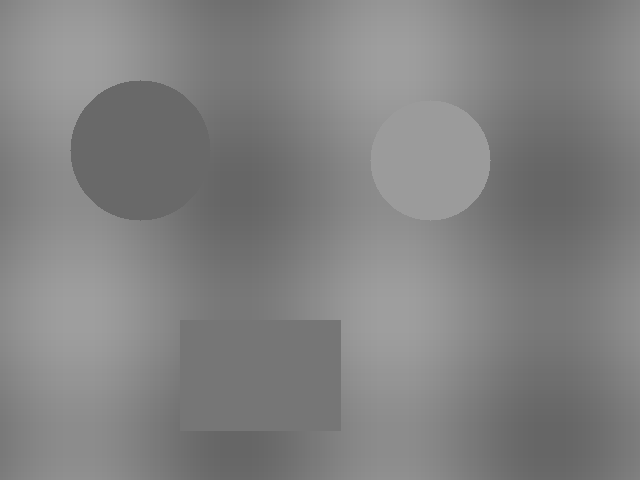
#> input picture T06_传统视觉/代码/images/demo_lowcontrast.png, 640 x 480 px
$ python 11_histogram.py
#> lines starting #> are read from the running program, lines starting #| are printed output that depends on the picture; after the words box and inside, x2 and y2 are one past the last pixel; in counts of white or black regions, pixels touching at a corner belong together
### T06_传统视觉/代码/examples/util.py
# -*- coding: utf-8 -*-
"""
工具：中文路径安全的 imread / imwrite / 控制台输出
原因：
  1. OpenCV 的 cv2.imread / imwrite 在 Windows 上对含中文路径支持不好
     → 用 np.fromfile + cv2.imdecode 读，cv2.imencode + 文件写
  2. Python 在 Windows 控制台默认用 GBK 输出，现代终端(UTF-8)会乱码
     → 强制 stdout 用 UTF-8
"""
import os
import sys
import cv2
import numpy as np


def setup():
    """在脚本开头调用一次，让控制台中文不乱码"""
    try:
        sys.stdout.reconfigure(encoding="utf-8")
        sys.stderr.reconfigure(encoding="utf-8")
    except (AttributeError, ValueError):
        pass  # 非 UTF-8 终端或旧版本 Python 时静默跳过


def imread(path):
    """读取图片，支持中文路径"""
    img = cv2.imdecode(np.fromfile(path, dtype=np.uint8), cv2.IMREAD_COLOR)
#> img is the input picture: shape (480, 640, 3); min 102, max 158, mean 129.4
    return img


# [19 lines left out: functions imwrite, show_image, not called in this run]


def arrange_windows(names=None, step=45, offset=24):
    """把多个窗口按斜线错开排列，避免叠在同一个位置（让人误以为"逐个出现"）。
    names：窗口名列表。若不传，则尝试从当前打开的所有窗口取（需支持的 cv2 版本）。
    在 cv2.imshow 全部调用之后、waitKey 之前调用，窗口就会一次错开显示出来。
    """
    if os.environ.get("HEADLESS") == "1":
        return
    if not names:
        # 尝试自动枚举（新版本 cv2 支持 windowNames）
        try:
            names = list(cv2.windowNames)
        except AttributeError:
            return  # 无法枚举则跳过
    for i, name in enumerate(names):
        try:
            cv2.moveWindow(name, offset + (i % 3) * step, offset + (i % 3) * step)
        except cv2.error:
            pass  # 窗口已关闭则跳过


def finish(names=None):
    """一次弹所有窗口（已由 imshow 弹出）→ 错开排列 → 按任意键全部关闭。
    names：窗口名列表，用于把多窗口错开排列避免重叠。
    HEADLESS=1 时跳过，用于批量/无头测试。
    """
    arrange_windows(names)
    if os.environ.get("HEADLESS") != "1":
        cv2.waitKey(0)
    cv2.destroyAllWindows()

### T06_传统视觉/代码/examples/11_histogram.py
# -*- coding: utf-8 -*-
"""
进阶例程 11：直方图 + 直方图均衡化
========================================
目标：
  1. 画灰度直方图，看懂"图像亮度怎么分布"
  2. 直方图均衡化，提升低对比度图像的清晰度

怎么运行：
    python examples/11_histogram.py        # 弹 4 个窗口：原图/直方图/均衡化图/均衡化直方图

看什么：
    弹 4 个窗口，重点是两个直方图（带坐标轴）：
      - x 轴 = 亮度 0~255；y 轴 = 像素数量（柱子越高 = 该亮度像素越多）
      - Histogram（均衡化前）：亮度挤在中间一段（80~160），灰蒙蒙
      - Equalized Histogram（均衡化后）：亮度铺开到 0~255，对比度提升

    怎么读直方图（下面"末尾注释"有更详细的表）：
      1. 看峰的位置：峰在左=图偏暗，在右=图偏亮，在中间=灰蒙蒙
      2. 看峰的高度：越高=那个亮度的像素越多
      3. 对比两幅直方图：均衡化让分布更均匀 = 对比度提升

学习重点：
    - 直方图 = 统计"每个亮度有多少像素"，峰在左=图暗，在右=图亮
    - 均衡化适合低对比度图：把挤在一起的亮度拉开 → 对比度提升
    - 注意：对比已经分明的图（如 demo_gray）均衡化效果差，别用它演示
    - 应用：低光照/雾图增强
"""
import os
import cv2
import numpy as np
from util import setup, imread, finish

setup()  # 让控制台中文不乱码


def draw_hist(hist, title):
    """把直方图画成带坐标轴的图（更好看、比例更舒服）
    画布 300 高 x 280 宽：左侧留 y 轴、底部留 x 轴标签。
    x 轴 = 亮度 0~255；y 轴 = 像素数量（峰值顶到顶、留一点边）。
    """
    W, H, MARGIN_L, MARGIN_B = 280, 300, 46, 30   # 画布尺寸和边距
    img = np.full((H, W), 255, np.uint8)           # 白画布

    # 直方图区域（去掉边距后剩下的部分）
    plot_w, plot_h = W - MARGIN_L, H - MARGIN_B
    # 峰值归一化到 plot_h 的 95%，留点顶边
    peak = hist.max() if hist.max() > 0 else 1
    scale = (plot_h * 0.95) / peak

    # 画每个亮度等级的柱子（每根柱子约 0.8 像素宽，带一点间距更清爽）
    # 兼容 OpenCV 4.x 与 5.x：4.x 的 calcHist 返回 (256,1)，5.x 返回 (256,)，统一拉平成一维
    hist = np.asarray(hist).reshape(-1)
    for x in range(256):
        h = int(hist[x] * scale)
        x0 = MARGIN_L + int(x * plot_w / 256)
        cv2.line(img, (x0, H - MARGIN_B - h), (x0, H - MARGIN_B), (0, 0, 0), 1)

    # 画坐标轴（两条粗黑线）
    cv2.line(img, (MARGIN_L, MARGIN_B // 2), (MARGIN_L, H - MARGIN_B), (0, 0, 0), 2)  # y轴
    cv2.line(img, (MARGIN_L, H - MARGIN_B), (W - 2, H - MARGIN_B), (0, 0, 0), 2)      # x轴

    # x 轴刻度：0 / 64 / 128 / 192 / 255
    for val in [0, 64, 128, 192, 255]:
        x0 = MARGIN_L + int(val * plot_w / 256)
        cv2.line(img, (x0, H - MARGIN_B), (x0, H - MARGIN_B + 4), (0, 0, 0), 2)
        cv2.putText(img, str(val), (x0 - 12, H - 8),
                    cv2.FONT_HERSHEY_SIMPLEX, 0.4, (0, 0, 0), 1)
    cv2.putText(img, "brightness(0-255)", (MARGIN_L + 60, H - 8),
                cv2.FONT_HERSHEY_SIMPLEX, 0.4, (100, 100, 100), 1)

    # 标题
    cv2.putText(img, title, (MARGIN_L, 16), cv2.FONT_HERSHEY_SIMPLEX, 0.55, (0, 0, 0), 2)
    return img


IMG = os.path.join(os.path.dirname(__file__), "..", "images", "demo_lowcontrast.png")
img = imread(IMG)
gray = cv2.cvtColor(img, cv2.COLOR_BGR2GRAY)

# 1. 计算直方图：统计 0~255 每个亮度等级各有多少像素
#    cv2.calcHist([图], [通道0], None, [256个桶], [范围0~256])
hist = cv2.calcHist([gray], [0], None, [256], [0, 256])
#> hist = 256 values, max 23013 at index 118, min 0 at index 0, mean 1200
hist_img = draw_hist(hist, "Original Histogram")
#> in draw_hist, `peak = hist.max() if hist.max() > 0 else 1`: peak = 23013
#> in draw_hist, `scale = (plot_h * 0.95) / peak`: scale = 0.0111
#> after the loop in draw_hist, `for x in range(256):`:
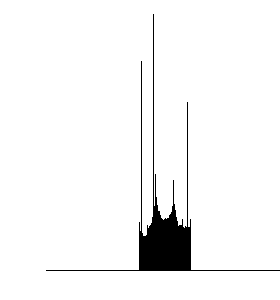
#> img: shape (300, 280); 96% white; 1 black region, box (x1, y1, x2, y2) and area: (46, 14, 280, 271) 3376
#> in draw_hist, `cv2.line(img, (MARGIN_L, H - MARGIN_B), (W - 2, H - MARGIN_B), (0, 0, ..`: img: shape (300, 280); 94.6% white; 1 black region, box (x1, y1, x2, y2) and area: (45, 14, 280, 272) 4555
#> after the loop in draw_hist, `for val in [0, 64, 128, 192, 255]:`:
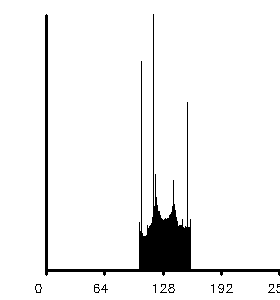
#> img: shape (300, 280); 94.3% white; 13 black regions (5 under 20 px), largest, box (x1, y1, x2, y2) and area: (45, 14, 280, 276) 4605, (168, 284, 175, 293) 26, (35, 284, 42, 293) 24

# 2. 直方图均衡化：重新分配亮度，让亮暗拉开、对比度提升
equ = cv2.equalizeHist(gray)
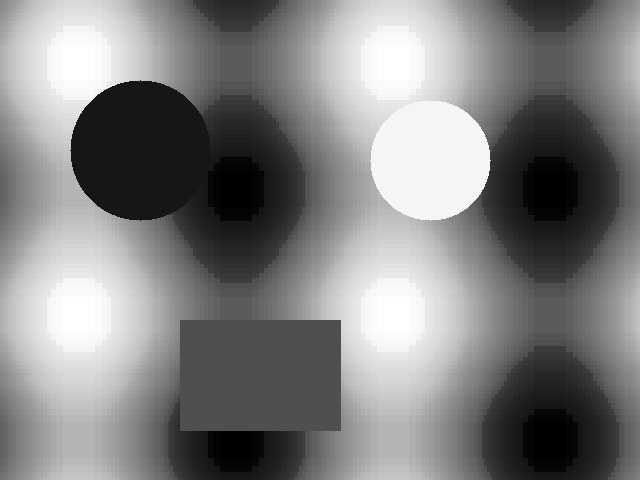
#> equ: shape (480, 640); min 0, max 255, mean 128.8
hist_equ = cv2.calcHist([equ], [0], None, [256], [0, 256])
#> hist_equ = 256 values, max 23013 at index 79, min 0 at index 1, mean 1200
hist_equ_img = draw_hist(hist_equ, "Equalized Histogram")
#> call 2 of draw_hist, with hist = array of shape (256, 1), title = 'Equalized Histogram'
#> in draw_hist (call 2), `hist = np.asarray(hist).reshape(-1)`: hist has the same summary as hist_equ outside draw_hist
#> the loop in draw_hist (call 2), `for x in range(256):` made 256 passes
#> h on passes 1 to 3: 48, 0, 0
#> after the loop in draw_hist (call 2), `for x in range(256):`:
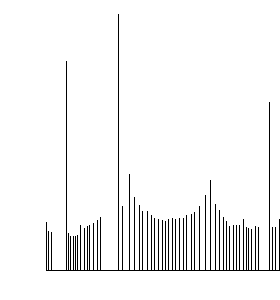
#> img: shape (300, 280); 95.7% white; black in thin lines or dots, all inside (x1, y1, x2, y2) = (46, 14, 280, 271)
#> in draw_hist (call 2), `cv2.line(img, (MARGIN_L, H - MARGIN_B), (W - 2, H - MARGIN_B), (0, 0, ..`:
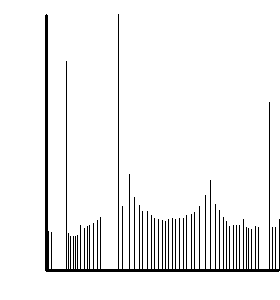
#> img: shape (300, 280); 94.3% white; black in thin lines or dots, all inside (x1, y1, x2, y2) = (45, 14, 280, 272)
#> after the loop in draw_hist (call 2), `for val in [0, 64, 128, 192, 255]:`:
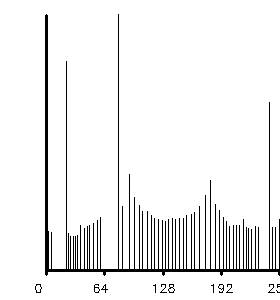
#> img: shape (300, 280); 94% white; black in thin lines or dots, all inside (x1, y1, x2, y2) = (35, 14, 280, 293)
#> in draw_hist (call 2), `cv2.putText(img, title, (MARGIN_L, 16), cv2.FONT_HERSHEY_SIMPLEX, 0.55..`:
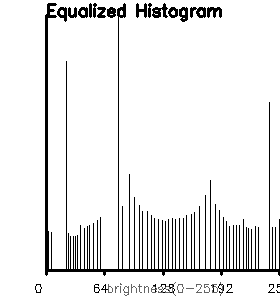
#> img: shape (300, 280); min 0, max 255, mean 235.4

cv2.imshow("Original Gray", gray)
cv2.imshow("Histogram", hist_img)
cv2.imshow("Equalized", equ)
cv2.imshow("Histogram Equalized", hist_equ_img)
finish(["Original Gray", "Histogram", "Equalized", "Histogram Equalized"])

# =====================================================
# 直方图怎么看？（对照弹出来的两个直方图窗口）
# =====================================================
# 1. 看"横轴"（x轴=亮度0~255）：
#     柱子集中在左边(0~80)  → 图偏暗
#     柱子集中在右边(176~255) → 图偏亮
#     柱子集中在中间(80~176) → 图灰蒙蒙（低对比度）
#
# 2. 看"柱子的高度"（y轴=像素数量）：
#     某个亮度柱子越高 → 该亮度的像素越多
#     （比如背景占比大，背景亮度的柱子就最高）
#
# 3. 看"分布范围"：
#     分布窄（只占一小段） → 对比度低，细节看不清
#     分布宽（铺满 0~255） → 对比度高，黑白分明
#
# 4. 对比"均衡化前后"两幅直方图：
#     均衡化前：亮度挤在中间一段（demo_lowcontrast 灰蒙蒙图）
#     均衡化后：亮度铺开到整个 0~255 范围
#     → 这就是"均衡化拉开对比度"：把挤在一起的亮度摊开，
#       原本看不清的明暗细节变得分明。
#
# 一句话总结：
#   直方图 = 图里"每种亮度有多少像素"的统计表。
#   峰在左=暗，在右=亮，在中间=灰蒙蒙；铺得越开=对比度越高。
# =====================================================
